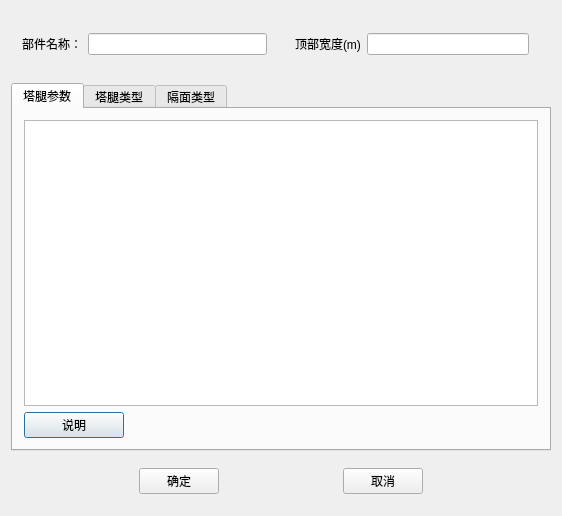
<?xml version="1.0" encoding="UTF-8"?>
<ui version="4.0">
 <class>T_FootClass</class>
 <widget class="QDialog" name="T_FootClass">
  <property name="geometry">
   <rect>
    <x>0</x>
    <y>0</y>
    <width>562</width>
    <height>516</height>
   </rect>
  </property>
  <property name="windowTitle">
   <string>生成塔腿部件</string>
  </property>
  <layout class="QVBoxLayout" name="verticalLayout">
   <item>
    <widget class="QWidget" name="widget_3" native="true">
     <layout class="QHBoxLayout" name="horizontalLayout_3">
      <item>
       <widget class="QWidget" name="widget_2" native="true">
        <layout class="QHBoxLayout" name="horizontalLayout_2">
         <property name="leftMargin">
          <number>0</number>
         </property>
         <item>
          <widget class="QLabel" name="label">
           <property name="text">
            <string>部件名称：</string>
           </property>
          </widget>
         </item>
         <item>
          <widget class="QLineEdit" name="part_name"/>
         </item>
        </layout>
       </widget>
      </item>
      <item>
       <widget class="QWidget" name="widget" native="true">
        <layout class="QHBoxLayout" name="horizontalLayout">
         <item>
          <widget class="QLabel" name="label_2">
           <property name="text">
            <string>顶部宽度(m)</string>
           </property>
          </widget>
         </item>
         <item>
          <widget class="QLineEdit" name="line_L2"/>
         </item>
        </layout>
       </widget>
      </item>
     </layout>
    </widget>
   </item>
   <item>
    <widget class="QTabWidget" name="tabWidget">
     <property name="currentIndex">
      <number>0</number>
     </property>
     <widget class="QWidget" name="tab">
      <attribute name="title">
       <string>塔腿参数</string>
      </attribute>
      <layout class="QVBoxLayout" name="verticalLayout_2">
       <item>
        <widget class="QTableWidget" name="tableWidget"/>
       </item>
       <item>
        <widget class="QPushButton" name="btn_help">
         <property name="maximumSize">
          <size>
           <width>100</width>
           <height>16777215</height>
          </size>
         </property>
         <property name="layoutDirection">
          <enum>Qt::LeftToRight</enum>
         </property>
         <property name="text">
          <string>说明</string>
         </property>
        </widget>
       </item>
      </layout>
     </widget>
     <widget class="QWidget" name="tab_2">
      <attribute name="title">
       <string>塔腿类型</string>
      </attribute>
      <layout class="QVBoxLayout" name="verticalLayout_3">
       <item>
        <widget class="QWidget" name="widget_5" native="true">
         <property name="maximumSize">
          <size>
           <width>16777215</width>
           <height>50</height>
          </size>
         </property>
         <layout class="QHBoxLayout" name="horizontalLayout_5">
          <item>
           <widget class="QComboBox" name="combo_f">
            <property name="minimumSize">
             <size>
              <width>150</width>
              <height>0</height>
             </size>
            </property>
            <item>
             <property name="text">
              <string>类型1</string>
             </property>
            </item>
            <item>
             <property name="text">
              <string>类型2</string>
             </property>
            </item>
            <item>
             <property name="text">
              <string>类型3</string>
             </property>
            </item>
           </widget>
          </item>
          <item>
           <spacer name="horizontalSpacer">
            <property name="orientation">
             <enum>Qt::Horizontal</enum>
            </property>
            <property name="sizeHint" stdset="0">
             <size>
              <width>233</width>
              <height>20</height>
             </size>
            </property>
           </spacer>
          </item>
         </layout>
        </widget>
       </item>
       <item>
        <widget class="QLabel" name="label_f">
         <property name="text">
          <string>TextLabel</string>
         </property>
         <property name="alignment">
          <set>Qt::AlignCenter</set>
         </property>
        </widget>
       </item>
      </layout>
     </widget>
     <widget class="QWidget" name="tab_3">
      <attribute name="title">
       <string>隔面类型</string>
      </attribute>
      <layout class="QVBoxLayout" name="verticalLayout_4">
       <item>
        <widget class="QWidget" name="widget_6" native="true">
         <property name="maximumSize">
          <size>
           <width>16777215</width>
           <height>50</height>
          </size>
         </property>
         <layout class="QHBoxLayout" name="horizontalLayout_6">
          <item>
           <widget class="QComboBox" name="combo_g">
            <property name="minimumSize">
             <size>
              <width>150</width>
              <height>0</height>
             </size>
            </property>
            <item>
             <property name="text">
              <string>类型1</string>
             </property>
            </item>
            <item>
             <property name="text">
              <string>类型2</string>
             </property>
            </item>
            <item>
             <property name="text">
              <string>类型3</string>
             </property>
            </item>
            <item>
             <property name="text">
              <string>类型4</string>
             </property>
            </item>
            <item>
             <property name="text">
              <string>类型5</string>
             </property>
            </item>
            <item>
             <property name="text">
              <string>无隔面</string>
             </property>
            </item>
           </widget>
          </item>
          <item>
           <spacer name="horizontalSpacer_2">
            <property name="orientation">
             <enum>Qt::Horizontal</enum>
            </property>
            <property name="sizeHint" stdset="0">
             <size>
              <width>233</width>
              <height>20</height>
             </size>
            </property>
           </spacer>
          </item>
         </layout>
        </widget>
       </item>
       <item>
        <widget class="QLabel" name="label_g">
         <property name="text">
          <string>TextLabel</string>
         </property>
         <property name="alignment">
          <set>Qt::AlignCenter</set>
         </property>
        </widget>
       </item>
      </layout>
     </widget>
    </widget>
   </item>
   <item>
    <widget class="QWidget" name="widget_4" native="true">
     <layout class="QHBoxLayout" name="horizontalLayout_4">
      <item>
       <spacer name="horizontalSpacer_4">
        <property name="orientation">
         <enum>Qt::Horizontal</enum>
        </property>
        <property name="sizeHint" stdset="0">
         <size>
          <width>40</width>
          <height>20</height>
         </size>
        </property>
       </spacer>
      </item>
      <item>
       <widget class="QPushButton" name="btn_ok">
        <property name="text">
         <string>确定</string>
        </property>
       </widget>
      </item>
      <item>
       <spacer name="horizontalSpacer_3">
        <property name="orientation">
         <enum>Qt::Horizontal</enum>
        </property>
        <property name="sizeHint" stdset="0">
         <size>
          <width>40</width>
          <height>20</height>
         </size>
        </property>
       </spacer>
      </item>
      <item>
       <widget class="QPushButton" name="btn_cancle">
        <property name="text">
         <string>取消</string>
        </property>
       </widget>
      </item>
      <item>
       <spacer name="horizontalSpacer_5">
        <property name="orientation">
         <enum>Qt::Horizontal</enum>
        </property>
        <property name="sizeHint" stdset="0">
         <size>
          <width>40</width>
          <height>20</height>
         </size>
        </property>
       </spacer>
      </item>
     </layout>
    </widget>
   </item>
  </layout>
 </widget>
 <layoutdefault spacing="6" margin="11"/>
 <resources/>
 <connections/>
</ui>
